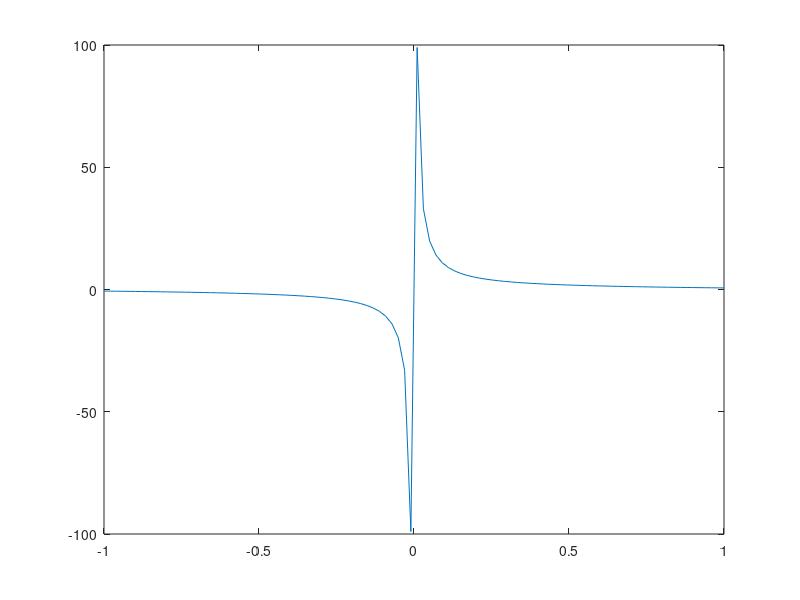

Write MATLAB code to recreate this figure.
% Regression test function (black box) for cot
% This function is autogenerated by helpgen.py
function bbtest_success = bbtest_mathfunctions_cot
  bbtest_success = 1;
NumErrors = 0;
try
  t = linspace(-1,1);
catch
  NumErrors = NumErrors + 1;
end
try
  plot(t,cot(t))
catch
  NumErrors = NumErrors + 1;
end
try
  mprint('cotplot');
catch
  NumErrors = NumErrors + 1;
end
if (NumErrors ~= 0) bbtest_success = 0; return; end
